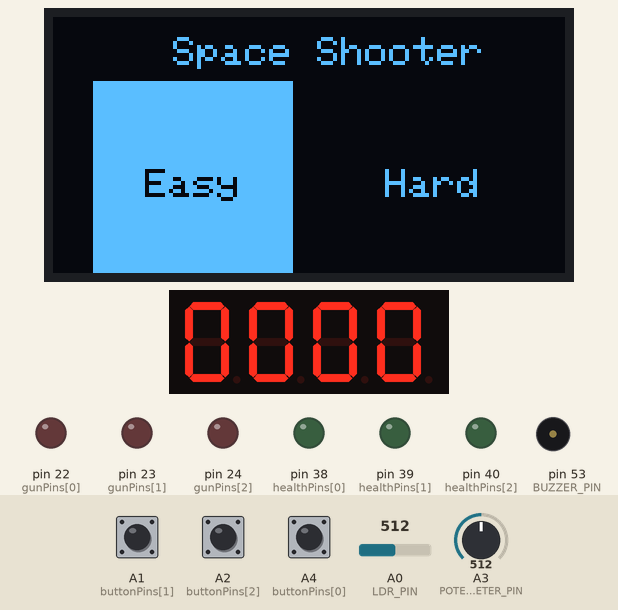
Bench run of a sketch on a simulated Arduino Mega 2560, built with avr-gcc and run on an emulated ATmega2560. On the bench: 128×64 one-colour display, 4-digit seven-segment display, output pins drawn as LEDs (lit = HIGH), buzzer (waves = sounding). The test bench sets the inputs (shaded band); at power-on: A2 (buttonPins[2]) HIGH, A0 (LDR_PIN) = 512, A3 (POTENTIOMETER_PIN) = 512, A1 (buttonPins[1]) HIGH, A4 (buttonPins[0]) HIGH. Random numbers use the default seed unless the sketch sets one.

Above: at 2.2 s.
2.3 s: A2 (buttonPins[2]) pulled LOW for 0.15 s
At 2.9 s:
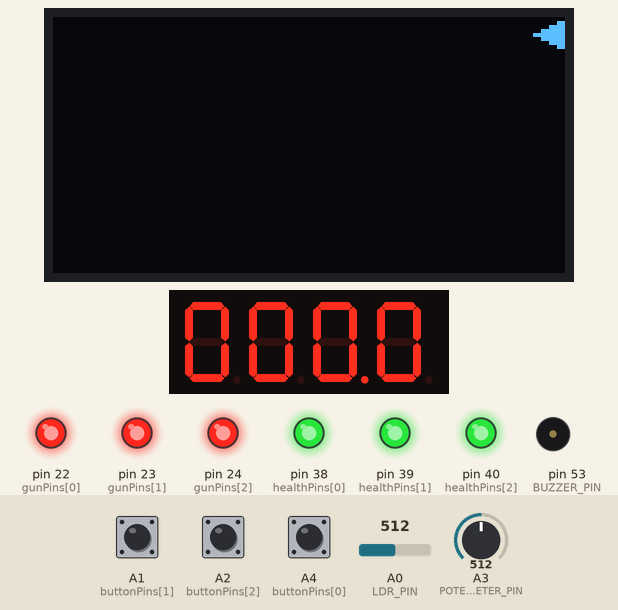
5.4 s: A0 (LDR_PIN) set to 716
At 6.4 s:
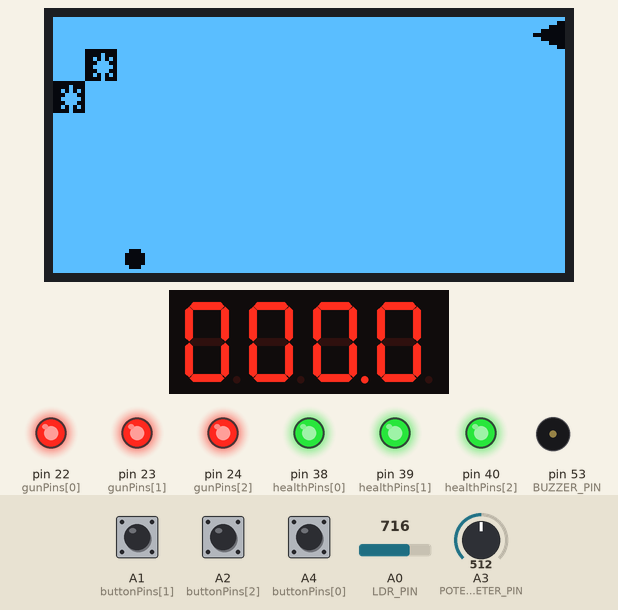
7.1 s: A2 (buttonPins[2]) pulled LOW for 1 s
At 8.6 s:
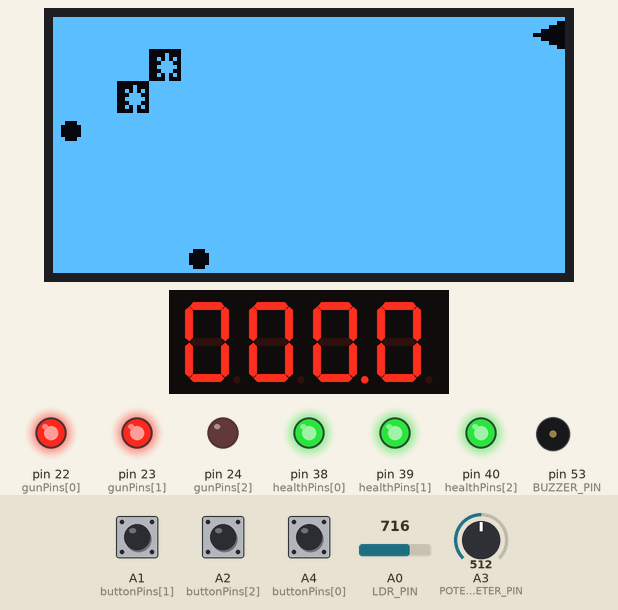
11.1 s: A2 (buttonPins[2]) pulled LOW for 0.15 s
At 12.8 s:
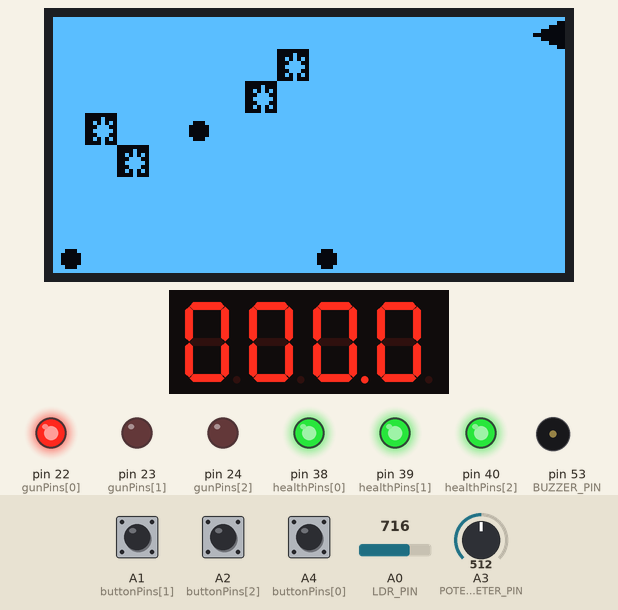
14.2 s: A0 (LDR_PIN) set to 511
At 14.9 s:
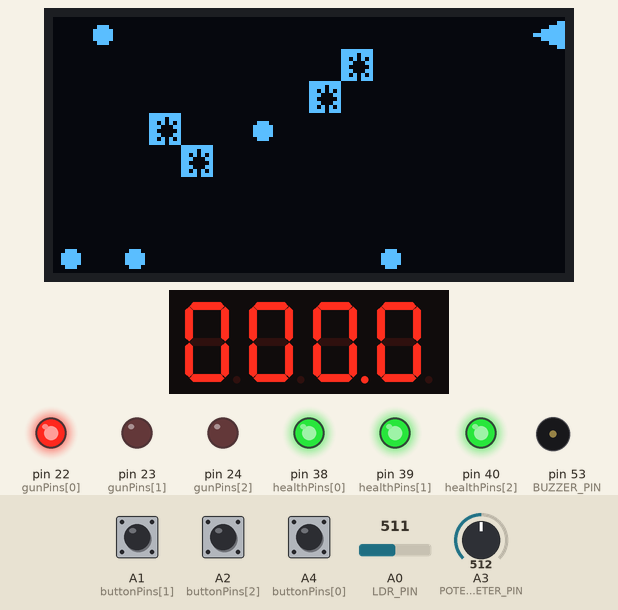
16.6 s: A3 (POTENTIOMETER_PIN) set to 716
At 18.0 s:
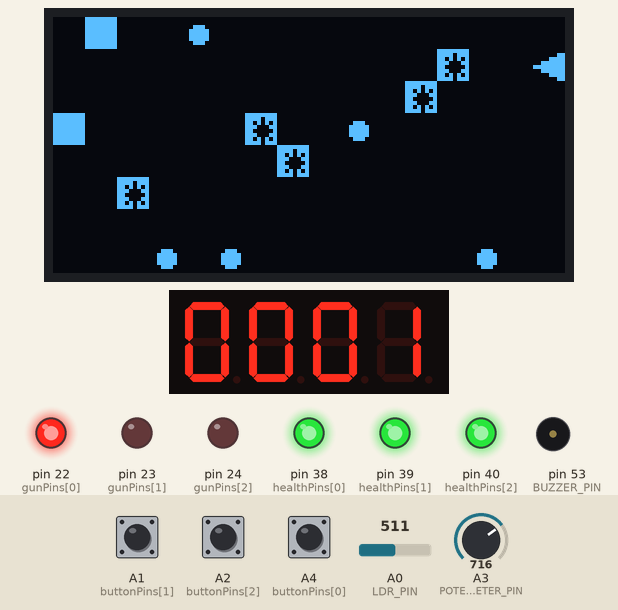
Timing chart, 0 to 43.0 s (numbered marks = the images above; inputs shaded):
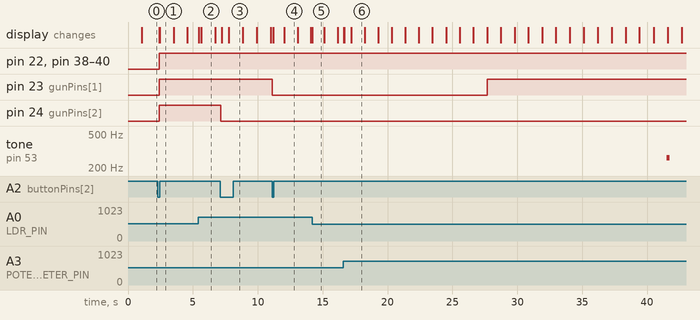

The sketch:

sketch.ino
```cpp
/*
Aydın Can Altun - 180202117
Barış Arslan - 180202112
*/
#include<Wire.h>
#include "SevSeg.h"
#include <Adafruit_GFX.h>
#include <Adafruit_SSD1306.h>

#define SCREEN_WIDTH  128 // OLED display width, in pixels
#define SCREEN_HEIGHT 64 // OLED display height, in pixels
Adafruit_SSD1306 display(SCREEN_WIDTH, SCREEN_HEIGHT, &Wire, -1);
SevSeg sevseg;
#define POTENTIOMETER_PIN A3
#define BUZZER_PIN 53
#define LDR_PIN A0
// LDR Characteristics
const float GAMMA = 0.7;
const float RL10 = 50;
const byte buttonPins[] = {A4, A1, A2}; // 2 -> Sol, 3-> Sağ, 4 -> Aksiyon Al(Seç, Ateş Et)
const byte gunPins[] = {22, 23, 24};
const byte healthPins[] = {38, 39, 40};
const byte digitPins[] = {2, 3, 4, 5};
const byte segmentPins[] = {6, 7, 8, 9, 10, 11, 12, 13};
byte selectedMenuItem = 0; // 0 -> Kolay, 1 -> Zor
bool isGameStarted = false;
byte remainingGun;
byte playerPosition;
bool isTakeDamage;
bool isFirstAction;
//bool isInverted;
/*
Gemi -> >= 6 (6 + Toplam Canı) -> 9 -> 6 Geminin Belirteci + 3 Can
Bonus -> == 5
Meteor -> >= 2 (2 + Toplam Canı)
Uzay Çöpü -> == 1
*/
uint8_t spaceMap[8][16] = {
  {0, 0, 0, 0, 0, 0, 0, 0, 0, 0, 0, 0, 0, 0, 0, 0},
  {0, 0, 0, 0, 0, 0, 0, 0, 0, 0, 0, 0, 0, 0, 0, 0},
  {0, 0, 0, 0, 0, 0, 0, 0, 0, 0, 0, 0, 0, 0, 0, 0},
  {0, 0, 0, 0, 0, 0, 0, 0, 0, 0, 0, 0, 0, 0, 0, 0},
  {0, 0, 0, 0, 0, 0, 0, 0, 0, 0, 0, 0, 0, 0, 0, 0},
  {0, 0, 0, 0, 0, 0, 0, 0, 0, 0, 0, 0, 0, 0, 0, 0},
  {0, 0, 0, 0, 0, 0, 0, 0, 0, 0, 0, 0, 0, 0, 0, 0},
  {0, 0, 0, 0, 0, 0, 0, 0, 0, 0, 0, 0, 0, 0, 0, 0}
};

uint8_t randomObstaclePosition; // 2^8
uint8_t randomObstacleType;
uint8_t randomObstacleCount;
uint16_t currentMovementValue;
//bool shootButtonClicked;
unsigned long gameTime;
unsigned long damageTakenTime;
uint8_t playerScore;
int ldrValue;
double moveObstacleMiliseconds;
double untouchableMiliseconds;
unsigned long gameStartTime;
uint8_t actionButtonLastValue;
uint8_t actionButtonValue;

void setup() {
  Serial.begin(115200);
  // OLED Başlatılıyor
  if(!display.begin(SSD1306_SWITCHCAPVCC, 0x3C)){
    Serial.println(F("SSD1306 allocation failed"));
    for(;;);
  }
  // 7-Segment Display Başlatılıyor
  byte numDigits = 4;
  bool resistorsOnSegments = false; // 'false' means resistors are on digit pins
  byte hardwareConfig = COMMON_ANODE; // See README.md for options
  bool updateWithDelays = false; // Default 'false' is Recommended
  bool leadingZeros = true; // Use 'true' if you'd like to keep the leading zeros
  bool disableDecPoint = true; // Use 'true' if your decimal point doesn't exist or isn't connected
  sevseg.begin(hardwareConfig, numDigits, digitPins, segmentPins, resistorsOnSegments, updateWithDelays, leadingZeros, disableDecPoint);
  sevseg.setBrightness(90);
  sevseg.setNumber(0, 4);
  // Push Buttonlar INPUT_PULLUP olarak ayarlanıyor.
  for(byte i=0; i<3; i++){
    pinMode(buttonPins[i], INPUT_PULLUP);
  }
  // Silah pinleri ayarlanıyor
  for(byte i=0; i<3; i++){
    pinMode(gunPins[i], OUTPUT);
    digitalWrite(gunPins[i], LOW);
  }
  for(byte i=0; i<3; i++){
    pinMode(healthPins[i], OUTPUT);
    digitalWrite(healthPins[i], LOW);
  }
  // Potansiyemetre ayarlanıyor
  pinMode(POTENTIOMETER_PIN, INPUT);
  // Buzzer ayarlanıyor
  pinMode(BUZZER_PIN, OUTPUT);
  // LDR ayarlanıyor
  pinMode(LDR_PIN, INPUT);
  //isInverted = false;
  actionButtonLastValue = HIGH;
  delay(1000);
}


void loop() {
  if(!isGameStarted){
    menu();
    byte clickedButton = takenAction();
    if(!isFirstAction){
      if(clickedButton == A4 || clickedButton == A1){
        selectedMenuItem = selectedMenuItem == 0 ? 1 : 0;
      }else if(clickedButton == A2){
        isGameStarted = true;
      }
    }else{
      isFirstAction = false;
    }
    delay(100);
  }else{
    setGameDefaults();
    while(true){
      sevseg.refreshDisplay();
      if(isGameOver()){
        isGameStarted = false;
        drawGameOver();
        display.display();
        remainingGun = 0;
        showRemainigGun();
        showRemainingHealth();
        byte clickedButton = takenAction();
        isFirstAction = true;
        break;
      }
      if(randomObstacleCount == 14){
        if(remainingGun < 3){
          remainingGun = remainingGun + 1;
        }
        randomObstacleCount = 0;
      }
      if(isTakeDamage){
        if(millis() - damageTakenTime >= untouchableMiliseconds){
          isTakeDamage = false;
        }
      }
      movePlayer();
      showRemainigGun();
      showRemainingHealth();
      if(millis() - gameTime >= moveObstacleMiliseconds){
        moveObstacles();
        createRandomObstacle();
        gameTime = millis();
      }
      drawMap();
      display.display();
      actionButtonValue = digitalRead(A2);
      if(actionButtonValue == LOW && actionButtonValue != actionButtonLastValue && !isFirstAction){
        shoot();
      }
      if(analogRead(A0) != ldrValue){
        ldrValue = analogRead(A0);
        float voltage = ldrValue / 1024. * 5;
        float resistance = 2000 * voltage / (1-voltage / 5);
        float lux = pow(RL10 * 1e3 * pow(10, GAMMA) / resistance, (1 / GAMMA));
        if(lux > 50){
          display.invertDisplay(false);
        }else{
          display.invertDisplay(true);
        }
      }
      if(selectedMenuItem == 1){
        if(millis() - gameStartTime >= 10000){
          moveObstacleMiliseconds = (moveObstacleMiliseconds * 20) / 100;
          untouchableMiliseconds = (untouchableMiliseconds * 20) / 100;
          gameStartTime = millis();
        }
      }
      if(isFirstAction){
        isFirstAction = false;
      }
      actionButtonLastValue = actionButtonValue;
    }
  }
}
// Menüyü OLED'e Çeker
void menu(){
  display.clearDisplay();
  display.setTextSize(1);
  display.setTextColor(WHITE);
  display.setCursor(30, 5);
  display.println("Space Shooter");
  if(selectedMenuItem == 0){
    display.fillRect(10, 16, 50, 50, WHITE);
    display.setCursor(23, 38);
    display.setTextColor(BLACK);
    display.setTextSize(1);
    display.println("Easy");
    display.fillRect(70, 16, 50, 50, BLACK);
    display.setCursor(83, 38);
    display.setTextColor(WHITE);
    display.println("Hard");
  }else{
    display.fillRect(10, 16, 50, 50, BLACK);
    display.setCursor(23, 38);
    display.setTextColor(WHITE);
    display.setTextSize(1);
    display.println("Easy");
    display.fillRect(70, 16, 50, 50, WHITE);
    display.setCursor(83, 38);
    display.setTextColor(BLACK);
    display.println("Hard");
  }
  display.display();
}
// Butondan aksiyon alınmasını bekler. Butondan aksiyon alınca aksiyon alınan butonu döner.
byte takenAction(){
  while(true){
    for(byte i=0; i<3; i++){
      sevseg.refreshDisplay();
      byte buttonPin = buttonPins[i];
      if(digitalRead(buttonPin) == LOW){
        return buttonPin;
      }
    }
    delay(1);
  }
}
// Haritayı çizer
void drawMap(){
  display.clearDisplay();
  for(uint8_t i=0; i<8; i++){
    for(uint8_t j=0; j<16; j++){
      sevseg.refreshDisplay();
      if(spaceMap[i][j] > 6){
        drawPlayer(i,j);
      }else if(spaceMap[i][j] == 5){
        drawStar(i, j);
      }else if(spaceMap[i][j] > 2 && spaceMap[i][j] < 5){
        drawMeteor(i, j);
      }else if(spaceMap[i][j] == 1){
        drawSpaceTrash(i, j);
      }
    }
  }
}
// Oyuncu objesini çizer
void drawPlayer(int i, int j){
  int xMin = j*8;
  int yMin = i*8;
  display.fillTriangle(xMin, yMin + 4, xMin + 8, yMin, xMin + 8, yMin + 8, WHITE);
}
// Meteor objesini çizer
void drawMeteor(int i, int j){
  int xMiddle = (j*8) + 4;
  int yMiddle = (i*8) + 4;
  display.fillCircle(xMiddle, yMiddle, 2, WHITE);
}
// Uzay Çöpünü çizer
void drawSpaceTrash(int i, int j){
  int xMin = (j*8);
  int yMin = (i*8);
  display.fillRect(xMin, yMin, 8, 8, WHITE);
}
// Yıldız Çizer
void drawStar(int i, int j){
  int xMin = j*8;
  int yMin = i*8;
  display.fillRect(xMin, yMin, 8, 8, WHITE);
  display.setCursor(xMin + 2, yMin + 1);
  display.setTextColor(BLACK);
  display.println("*");
}
// Varsayılan oyun değerlerini set eder.
void setGameDefaults(){
  for(uint8_t i=0; i<8; i++){
    for(uint8_t j=0; j<16; j++){
      spaceMap[i][j] = 0;
    }
  }
  currentMovementValue = analogRead(A3);
  randomObstacleCount = 0;
  isTakeDamage = false;
  remainingGun = 3;
  playerPosition = 0;
  playerScore = 0;
  spaceMap[0][15] = 9;
  isFirstAction = true;
  sevseg.setNumber(playerScore, 1);
  moveObstacleMiliseconds = 1000;
  untouchableMiliseconds = 3000;
  ldrValue = analogRead(A0);
  gameTime = millis();
  gameStartTime = gameTime;
}
// Rastgele engel/bonus oluşturur.
void createRandomObstacle(){
  bool isFull = false;
  for(uint8_t i=0; i<8; i++){
    sevseg.refreshDisplay();
    if(spaceMap[i][0] == 0){
      isFull = false;
      break;
    }else{
      isFull = true;
    }
  }
  if(!isFull){
    randomObstaclePosition = random(0, 8);
    while(true){
      sevseg.refreshDisplay();
      if(spaceMap[randomObstaclePosition][0] == 0){
        break;
      }else{
        randomObstaclePosition = random(0, 8);
      }
    }
    randomObstacleType = random(0, 3); // 0 -> Çöp, 1 -> Meteor, 2 -> Bonus
    if(randomObstacleType == 0){
      spaceMap[randomObstaclePosition][0] = 1;
      randomObstacleCount = randomObstacleCount + 1;
    }else if(randomObstacleType == 1){
      spaceMap[randomObstaclePosition][0] = 4;
      randomObstacleCount = randomObstacleCount + 1;
    }else if(randomObstacleType == 2){
      spaceMap[randomObstaclePosition][0] = 5;
    }
  }
}
// Haritadaki objeleri ilerletir. Çarpma durumlarını hesaplar.
void moveObstacles(){
  for(uint8_t i=0; i<8; i++){
    for(uint8_t j=15; j>=0 && j<16; j--){
      sevseg.refreshDisplay();
      // Engel ve gemi değil ise
      if(spaceMap[i][j] > 0 && spaceMap[i][j] < 6){
        uint8_t newPosition = j+1;
        // Haritanın Dışına Çıkıyorsa direkt haritadan sil
        if(newPosition > 16){
          spaceMap[i][j] = 0;
        }
        // Haritanın Dışına Çıkmıyor ise
        else{
          // Çarpacağı Obje Gemi mi kontrol et
          if(i == playerPosition && newPosition == 15){
              // Çarpacak obje bonus ise canını arttır
              if(spaceMap[i][j] == 5){
                spaceMap[playerPosition][15] = spaceMap[playerPosition][15] + 1;
                spaceMap[i][j] = 0;
              }
              // Değil ise canını azalt ve 3 saniye dokunulmaz yap
              else{
                if(!isTakeDamage){
                  isTakeDamage = true;
                  damageTakenTime = millis();
                  tone(BUZZER_PIN, 262, 250);
                  uint8_t newHealth = spaceMap[playerPosition][15] - 1;
                  if(newHealth != 6){
                      spaceMap[playerPosition][15] = newHealth;
                  }else{
                      spaceMap[playerPosition][15] = 6;
                  }
                  spaceMap[i][j] = 0;
                }else{
                  spaceMap[i][j] = 0;
                }
              }
          }
          // Bir adım ilerlet
          else{
            uint8_t obstacleValue = spaceMap[i][j];
            spaceMap[i][j] = 0;
            spaceMap[i][newPosition] = obstacleValue;
          }

        }
      }
    }
  }
}
// Oyun bitti mi ? Kontrol et
bool isGameOver(){
  return spaceMap[playerPosition][15] == 6;
}

void showRemainigGun(){
  for(uint8_t i=0; i<3; i++){
    sevseg.refreshDisplay();
    if(i<remainingGun){
      digitalWrite(gunPins[i], HIGH);
    }else{
      digitalWrite(gunPins[i], LOW);
    }
  }
}

void showRemainingHealth(){
  uint8_t playerHealth = spaceMap[playerPosition][15] - 6;
  for(uint8_t i=0; i<3; i++){
    sevseg.refreshDisplay();
    if(i < playerHealth){
      digitalWrite(healthPins[i], HIGH);
    }else{
      digitalWrite(healthPins[i], LOW);
    }
  }
}

// Potansiyelmetre 0 - 1023 arasında değer alır. Değeri 512'den büyükse aşağı in değilse yukarı çık.
void movePlayer(){
  uint16_t newValue = analogRead(A3);
  if(newValue != currentMovementValue){
    sevseg.refreshDisplay();
    currentMovementValue = newValue;
    if(newValue > 512){
      // Aşağıya İn
      uint8_t newPosition = playerPosition + 1;
      if(newPosition < 8){
        uint8_t player = spaceMap[playerPosition][15];
        spaceMap[playerPosition][15] = 0;
        spaceMap[newPosition][15] = player;
        playerPosition = newPosition;
        playerScore = playerScore + 1;
        sevseg.setNumber(playerScore, 4);
      }
    }else{
      // Yukarıya Çık
      uint8_t newPosition = playerPosition - 1;
      if(newPosition > -1 && newPosition < 8){
        uint8_t player = spaceMap[playerPosition][15];
        spaceMap[playerPosition][15] = 0;
        spaceMap[newPosition][15] = player;
        playerPosition = newPosition;
        playerScore = playerScore + 1;
        sevseg.setNumber(playerScore, 4);
      }
    }
  }
}
// Ateş et. Objenin canını ayarla veya yoket.
void shoot(){
  if(remainingGun > 0){
    for(uint8_t i = 14; i> -1 && i<15; i--){
      sevseg.refreshDisplay();
      uint8_t target = spaceMap[playerPosition][i];
      if(target > 0){
        if(target == 5){
          spaceMap[playerPosition][i] = 0;
          break;
        }else if(target == 1){
          spaceMap[playerPosition][i] = 0;
          break;
        }else if(target > 2 && target < 5){
          uint8_t newHealth = target - 1;
          spaceMap[playerPosition][i] = newHealth == 2 ? 0 : newHealth;
          break;
        }
      }
    }
    remainingGun = remainingGun - 1;
  }
}
// Oyun sonlanınca skorunu gösterir.
void drawGameOver(){
  display.clearDisplay();
  display.setTextSize(1);
  display.setTextColor(WHITE);
  display.setCursor(30, 5);
  display.println("Space Shooter");
  display.setCursor(40, 25);
  display.println("Game Over");
  display.setCursor(40, 50);
  display.print("Score:");
  display.print(playerScore);
  display.print("\n");
}
```

Measured:
- after the input at 2.3 s, pin 22 (gunPins[0]), pin 23 (gunPins[1]), pin 24 (gunPins[2]), pin 38 (healthPins[0]), pin 39 (healthPins[1]), pin 40 (healthPins[2]): LOW → HIGH after 0.10 s; the display: first changes after 0.10 s (image 1 shows a later state)
- after the input at 7.1 s, pin 24 (gunPins[2]): HIGH → LOW after 0.05 s
- after the input at 11.1 s, pin 23 (gunPins[1]): HIGH → LOW at once
- what the display in image 1 shows lasts 1.0 s, from 2.5 s to 3.5 s
- what the display in image 4 shows lasts 1.1 s, from 12.0 s to 13.1 s
- what the display in image 5 shows lasts 0.9 s, from 14.2 s to 15.1 s
